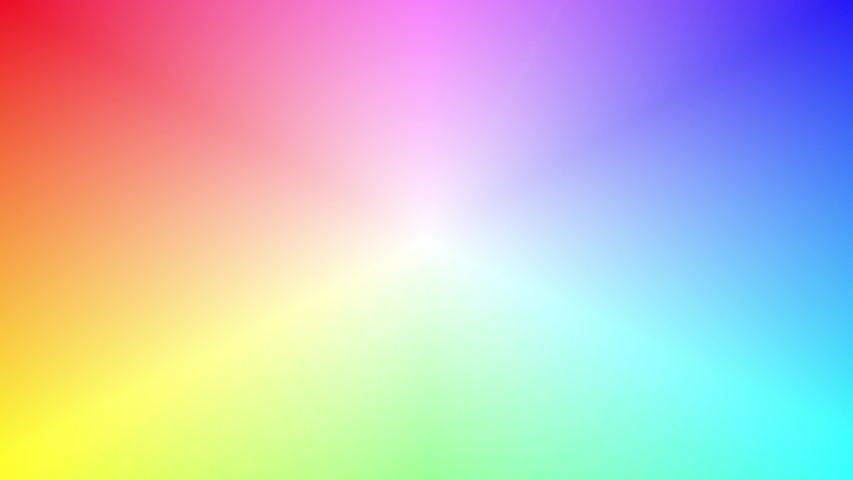
#> input picture nails_segmentation/images/000.jpg, 853 x 480 px; its folder holds 4 pictures in this run
$ python main.py   (older library calls are emulated)
#> lines starting #> are read from the running program, lines starting #| are printed output that depends on the picture; after the words box and inside, x2 and y2 are one past the last pixel; in counts of white or black regions, pixels touching at a corner belong together
import glob
import os
import cv2
import numpy as np
import unused as un


# [30 lines left out: function side_by_side, not called in this run]


def hsv_tresholding(image, lower, upper):
    hsv = cv2.cvtColor(image, cv2.COLOR_BGR2HSV)
    lower = np.array(lower)
    upper = np.array(upper)
    return cv2.inRange(hsv, lower, upper)


def hsv_mask(
    image,
    lower1=None,
    upper1=None,
    lower2=None,
    upper2=None,
    median_blur=5,
    closing_factor=0.1,
):
    if upper2 is None:
        upper2 = [180, 50, 255]
    if lower2 is None:
        lower2 = [115, 14, 120]
    if upper1 is None:
        upper1 = [20, 180, 255]
    if lower1 is None:
        lower1 = [0, 30, 80]
    mask_hsv1 = hsv_tresholding(image, lower1, upper1)
    mask_hsv2 = hsv_tresholding(image, lower2, upper2)
    mask_hsv = cv2.bitwise_or(mask_hsv1, mask_hsv2)
    blurred = cv2.medianBlur(mask_hsv, median_blur)

    return mask_hsv


# [8 lines left out: function kmeans, not called in this run]


def clahe(image, mask=None, hsv=False):
    if hsv == True:
        image = cv2.cvtColor(image, cv2.COLOR_BGR2HSV)
    if mask is not None:
        image = random_background(image, mask)
    channels = cv2.split(image)
    clahe = cv2.createCLAHE(clipLimit=2, tileGridSize=(3, 3))
    for i, plane in enumerate(channels):
        channels[i] = clahe.apply(plane)
    image = cv2.merge(channels)
    if mask is not None:
        image = cv2.bitwise_and(image, image, mask=mask)
    if hsv == True:
        image = cv2.cvtColor(image, cv2.COLOR_HSV2BGR)
    return image


def largest_component_mask(bin_img):
    contours = cv2.findContours(bin_img, cv2.RETR_EXTERNAL, cv2.CHAIN_APPROX_NONE)[0]
    max_area = 0
    max_contour_index = 0
    for i, contour in enumerate(contours):
        contour_area = cv2.moments(contour)["m00"]
        if contour_area > max_area:
            max_area = contour_area
            max_contour_index = i
    labeled_img = np.zeros(bin_img.shape, dtype=np.uint8)
    cv2.drawContours(labeled_img, contours, max_contour_index, color=255, thickness=-1)
    return labeled_img


# [78 lines left out: functions canny_hsv, sat_b, random_background, circles, convert, Sobel and 1 more, not called in this run]


def gray(image):
    return equalization(cv2.split(cv2.cvtColor(image, cv2.COLOR_BGR2HSV))[1])


def main():
    keys = list(images.keys())
#> keys = 4 items
    for filename in np.random.choice(keys, len(keys)):
        image = cv2.GaussianBlur(images[filename], (5, 5), 5)
        rad = min(image.shape[:2]) // 20
        rad = rad if rad % 2 else rad + 1
        cv2.namedWindow(filename, cv2.WINDOW_NORMAL)
        final_mask = largest_component_mask(hsv_mask(image))
        component = cv2.bitwise_and(image, image, mask=final_mask)
        clahed_component = cv2.medianBlur(clahe(component, hsv=True), rad)
        b, g, r = cv2.split(clahed_component)
        h, s, v = cv2.split(cv2.cvtColor(clahed_component, cv2.COLOR_BGR2HSV))
        cv2.resizeWindow(filename, 1000, 600)
        cv2.imshow(
            filename,
            side_by_side(
                cv2.bitwise_and(
                    circles(
                        cv2.threshold(gray(component), 30, 250, cv2.THRESH_BINARY_INV)[
                            1
                        ]
                    ),
                    final_mask,
                )
            ),
        ),

        cv2.waitKey(0)
#> this loop made 1 pass
#> (filename, rad, upper1 in hsv_mask, lower1 in hsv_mask) on pass 1: ('nails_segmentation/images/000.jpg', 25, [20, 180, 255], [0, 30, 80])
#> pass 1, in hsv_mask, `mask_hsv1 = hsv_tresholding(image, lower1, upper1)`:
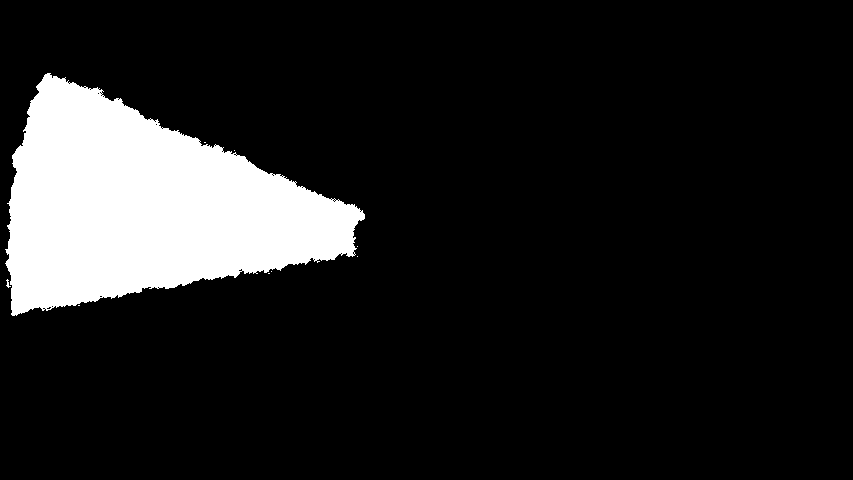
#> mask_hsv1: shape (480, 853); 12.4% white; 9 white regions (8 under 20 px), largest, box (x1, y1, x2, y2) and area: (5, 73, 365, 316) 50708
#> pass 1, in hsv_mask, `mask_hsv2 = hsv_tresholding(image, lower2, upper2)`:
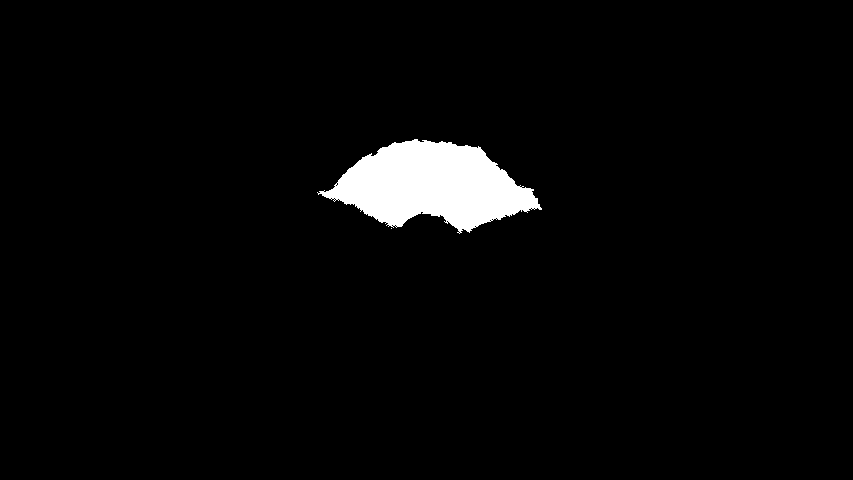
#> mask_hsv2: shape (480, 853); 3% white; 2 white regions (1 under 20 px), largest, box (x1, y1, x2, y2) and area: (317, 139, 542, 234) 12460
#> after the loop:
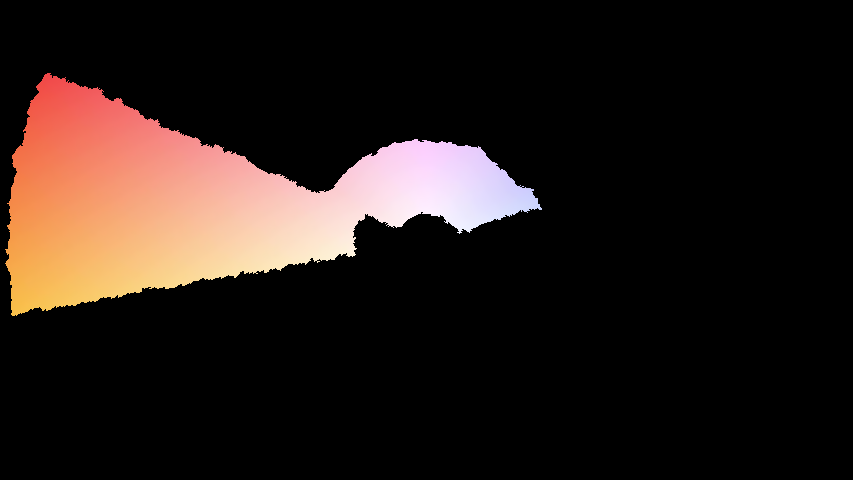
#> component: shape (480, 853, 3); mean of channels 0, 1, 2 23.6, 27.7, 38.1; drawn as B, G, R


# [16 lines left out: function equalization, not called in this run]


if __name__ == "__main__":
    images = {}
    test = {}
    for file in glob.glob(os.path.join("nails_segmentation", "images", "*.jpg")):
        # for file in  np.random.choice(glob.glob("*.jpg"), 3):
        images[file] = cv2.imread(file)

    for file in glob.glob(os.path.join("nails_segmentation", "labels", "*.jpg")):
        test[file] = cv2.imread(file)

#> (the run stopped early here; a loop or call above may not have finished)
